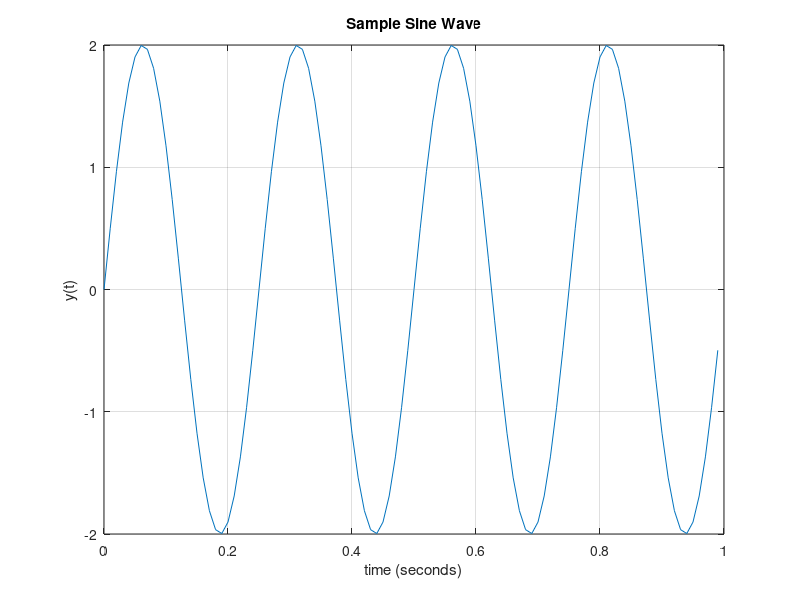

MATLAB code to generate this figure: (Note: this script raises an error after producing the figure.)
clc;
clear all;
close all;

fo = 4;   %frequency of the sine wave
Fs = 100; %sampling rate
Ts = 1/Fs; %sampling time interval
t = 0:Ts:1-Ts; %sampling period
n = length(t); %number of samples
y = 2*sin(2*pi*fo*t); %the sine curve
	
%plot the cosine curve in the time domain
sinePlot = figure;
plot(t,y)
xlabel('time (seconds)')
ylabel('y(t)')
title('Sample Sine Wave')
grid

% %plot the frequency spectrum using the MATLAB fft command
% matlabFFT = figure;  %create a new figure
% YfreqDomain = fft(y); %take the fft of our sin wave, y(t)
% 
% stem(abs(YfreqDomain));  %use abs command to get the magnitude
% %similary, we would use angle command to get the phase plot!
% %we'll discuss phase in another post though!
% 
% xlabel('Sample Number')
% ylabel('Amplitude')
% title('Using the Matlab fft command')
% grid
% axis([0,100,0,120])
% 
% [YfreqDomain,frequencyRange] = centeredFFT(y,Fs);
% centeredFFT = figure;
% 
% %remember to take the abs of YfreqDomain to get the magnitude!
% stem(frequencyRange,abs(YfreqDomain));
% xlabel('Freq (Hz)')
% ylabel('Amplitude')
% title('Using the centeredFFT function')
% grid
% axis([-6,6,0,1.5])

[YfreqDomain,frequencyRange] = positiveFFT(y,Fs);
positiveFFT = figure;
stem(frequencyRange,abs(YfreqDomain));
set(positiveFFT,'Position',[500,500,500,300])
xlabel('Freq (Hz)')
ylabel('Amplitude')
title('Using the positiveFFT function')
grid
axis([0,20,0,1.5])
